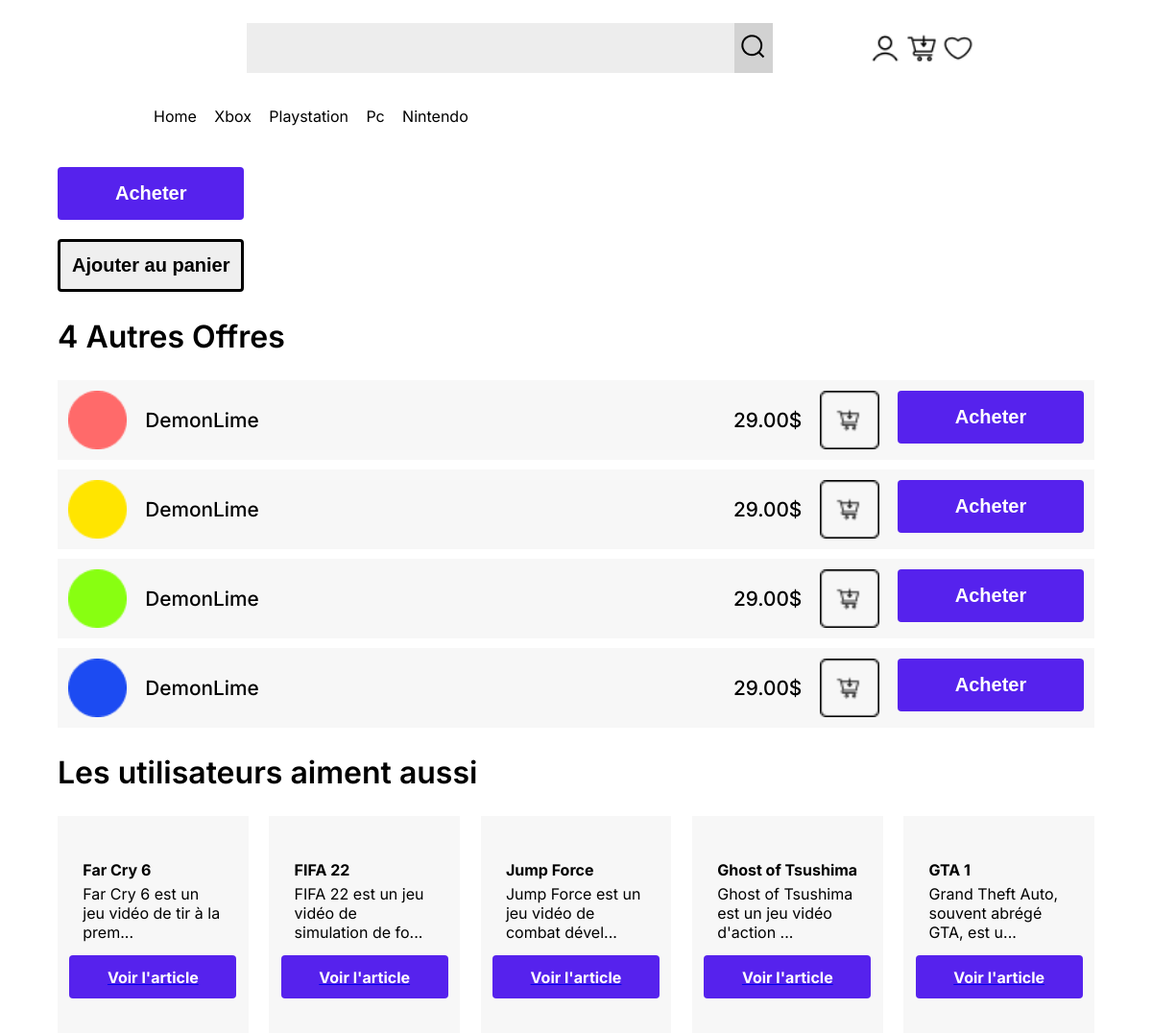
The page /single.php on the database its author committed.
### tables this page shows
CREATE TABLE `edition` (
  `id` int(11) NOT NULL,
  `editeur` varchar(250) NOT NULL,
  `pegi` int(11) DEFAULT NULL,
  `img_p` text NOT NULL,
  `description` text DEFAULT NULL,
  `img_g` text NOT NULL,
  `categorie_id` int(11) NOT NULL
);

### app/Database.php (called while the page is built, shortened)
<?php
Class Database{
    private $dbname;
    private $dbuser;
    private $dbpwd;
    private $pdo;
    public function __construct( $dbname, $host = '127.0.0.1' , $dbuser= 'root', $dbpwd= 'videogame')
    {
        $this->dbname= $dbname;
        $this->dbuser= $dbuser;
        $this->dbpwd= $dbpwd;
    }
    public function getPDO()
    {
        return $this->pdo?? $this->pdo = new PDO("mysql:host=127.0.0.1;dbname={$this->dbname}", $this->dbuser, $this->dbpwd);
    }
}

### app/models/function.php (called while the page is built, shortened)
<?php
function getedition($db){
    $sqled = 'SELECT * FROM edition ORDER BY id DESC';
    $queryed = $db->getPDO()->prepare($sqled);
    $queryed->execute();
    $dataed = $queryed->fetchAll(PDO::FETCH_ASSOC);
    return $dataed;
}

### public/single.php (the view, shortened to what this page needs)
<?php
    require 'header.php';
    $edition = getedition($db);
?>
<body style="background-color: white;">
<main style="background-color: white;margin-top:50px">
    <div id="dv1a">
            <div style="gap: 20px;display:flex;flex-direction:column">
                <button id="butdmp1">Acheter</button>
                <button id="butdmp11">Ajouter au panier</button>
            </div>
        </div>
    <h2 style="font-size: 200%;font-weight:600">4 Autres Offres</h2>
    <div style="display: flex;flex-direction:column;gap:10px;">
        <div id="auof">
            <div id="dvsoauf">
                <img style="height: 100%;" src="img/Ellipse 8.png" alt="">
                <h3 style="font-size: 130%;text-align: start;margin: 0px;font-weight:500">DemonLime</h3>
            </div>
            <div id="dvsoauf">
                <h3 style="font-size: 130%;text-align: start;margin: 0px;font-weight:500;display:flex;align-items: center;">29.00$</h3>
                <img style="width: 100%;cursor: pointer;" src="img/Frame 32.png" alt="">
                <button id="butdmp1">Acheter</button>
            </div>
        </div>
        <div id="auof">
            <div id="dvsoauf">
                <img style="height: 100%;" src="img/Ellipse 9.png" alt="">
                <h3 style="font-size: 130%;text-align: start;margin: 0px;font-weight:500">DemonLime</h3>
            </div>
            <div id="dvsoauf">
                <h3 style="font-size: 130%;text-align: start;margin: 0px;font-weight:500;display:flex;align-items: center;">29.00$</h3>
                <img style="width: 100%;cursor: pointer;" src="img/Frame 32.png" alt="">
                <button id="butdmp1">Acheter</button>
            </div>
        </div>
        <div id="auof">
            <div id="dvsoauf">
                <img style="height: 100%;" src="img/Ellipse 10.png" alt="">
                <h3 style="font-size: 130%;text-align: start;margin: 0px;font-weight:500">DemonLime</h3>
            </div>
            <div id="dvsoauf">
                <h3 style="font-size: 130%;text-align: start;margin: 0px;font-weight:500;display:flex;align-items: center;">29.00$</h3>
                <img style="width: 100%;cursor: pointer;" src="img/Frame 32.png" alt="">
                <button id="butdmp1">Acheter</button>
            </div>
        </div>
        <div id="auof">
            <div id="dvsoauf">
                <img style="height: 100%;" src="img/Ellipse 11.png" alt="">
                <h3 style="font-size: 130%;text-align: start;margin: 0px;font-weight:500">DemonLime</h3>
            </div>
            <div id="dvsoauf">
                <h3 style="font-size: 130%;text-align: start;margin: 0px;font-weight:500;display:flex;align-items: center;">29.00$</h3>
                <img style="width: 100%;cursor: pointer;" src="img/Frame 32.png" alt="">
                <button id="butdmp1">Acheter</button>
            </div>
        </div>
    </div>
    <h2 style="font-size: 200%;font-weight:600">Les utilisateurs aiment aussi</h2>
    <div id="aftj">
            <?php  for( $i= 0 ;$i < 5; $i++ ) { ?>
                <div id="card1">
                    <div style="width: 100%;"><img width="100%" src=<?= $edition[$i]['img_p'] ?> alt=""></div>
                    <div id="detj">
                        <h4 style="margin: 3%;"><?= $edition[$i]['editeur'] ?></h4>
                        <p style="margin: 0 3%;"><?php echo substr($edition[$i]['description'], 0, 45).'...'; ?></p>
                    </div>
                    <a href="archive_edition.php?id=<?= $edition[$i]['id']?>"><div id="btnje"><h4 style="margin: 3%;">Voir l'article</h4></div></a>
                </div>
            <?php }?>
        </div>
</main>

### public/css/style.css (style rules this page uses)
body { background-color: #f7f7f7; font-family: 'Inter', sans-serif; margin: 0px; }
h3 { text-align: center; }
main { margin: 0 5%; }
#card1 { display: flex; flex-direction: column; width: 40%; background-color: #F7F7F7; padding: 2% 2%; }
#btnje { display: flex; cursor: pointer; align-items: center; justify-content: center; background-color: #5622ED; margin: 9% -6%; padding: 6% 20%; color: white; border-radius: 4px; }
#detj { display: flex; flex-direction: column; justify-content: center; align-items: baseline; }
#aftj { display: flex; justify-content: center; gap: 2%; height: 100%; }
#dv1a { display: flex; width: 100%; gap: 3%; }
#butdmp1 { padding: 0 60px; background-color: #5622ED; width: 100%; height: 55px; border: 0px; border-radius: 4px; color: white; font-size: 20px; font-weight: 600; }
#butdmp11 { width: 100%; height: 55px; border: solid black; border-radius: 4px; color: black; font-size: 20px; font-weight: 600; }
#auof { width: 100%; height: 83px; background-color: #F7F7F7; display: flex; justify-content: space-between; }
#dvsoauf { display: flex; padding: 1%; gap: 19px; }
#dvsoauf>h3 { font-size: 130%; text-align: start; margin: 0px; font-weight: 500; display: flex; align-items: center; }
button { cursor: pointer; }

### rows shown on the page
edition: editeur "Far Cry 6", description "Far Cry 6 est un jeu vidéo de tir à la prem"
edition: editeur "FIFA 22", description "FIFA 22 est un jeu vidéo de simulation de fo"
edition: editeur "Jump Force", description "Jump Force est un jeu vidéo de combat dével"
edition: editeur "Ghost of Tsushima", description "Ghost of Tsushima est un jeu vidéo d'action"
edition: editeur "GTA 1", description "Grand Theft Auto, souvent abrégé GTA, est u"
